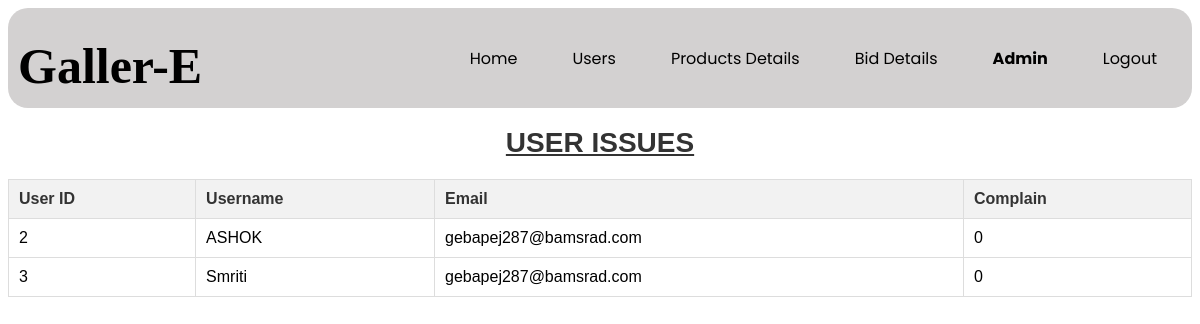
The page /components/16seecomplain.php (signed in) on the database as committed earlier.
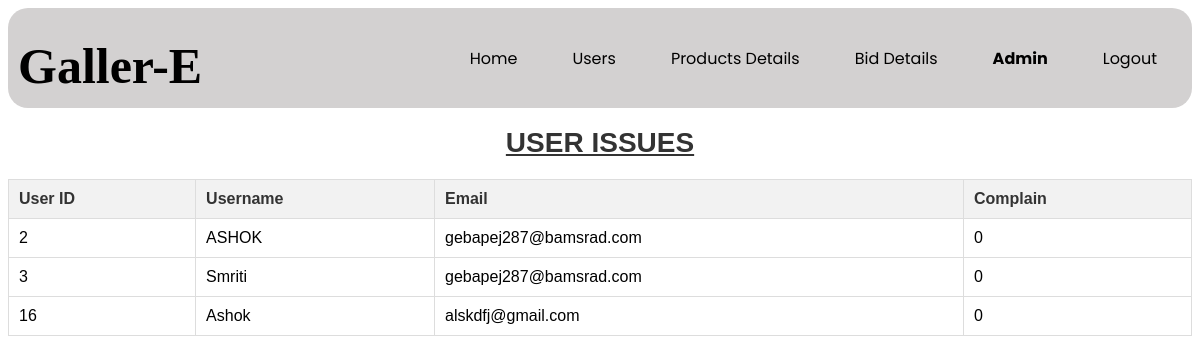
The same page on the database as committed later.
### tables this page shows
CREATE TABLE `complaints` (
  `user_id` int(11) NOT NULL,
  `username` varchar(150) NOT NULL,
  `Email` varchar(150) NOT NULL,
  `Category` varchar(150) NOT NULL,
  `Complaint` int(11) NOT NULL
);

### components/16seecomplain.php (the view, shortened to what this page needs)
<?php
include 'db_connect.php';
$query = "SELECT * FROM COMPLAINTS ";
$result = $conn->query($query);
?>
<!DOCTYPE html>
<html>
<head>
    <link rel="stylesheet" href="../css/4product.css" />
</head>
<body oncontextmenu="return disableRightClick();">
    <?php
    if ($_SESSION["usertype"] == 0) {
        require_once "../components/0nav.php";
    } else {
        require_once "../components/0adminnav.php";
    }
    ?>
    <div class="content">
        <h1>USER ISSUES</h1>
    </div>
    <div class="content">
        <table>
            <tr>
                <th>User ID</th>
                <th>Username</th>
                <th>Email</th>
                <th>Complain</th>
            </tr>
            <?php foreach($result as $r) { ?>
            <tr>
                <td><?php echo $r['user_id']; ?></td>
                <td><?php echo $r['username']; ?></td>
                <td><?php echo $r['Email']; ?></td>
                <td><?php echo $r['Complaint']; ?></td>
            </tr>
            <?php } ?>
        </table>
    </div>
</body>
</html>

### components/0adminnav.php (shortened to what this page needs)
<link rel="stylesheet" href="../css/0nav.css">
<nav>
    <div class="logo">
        Galler-E
    </div>
    <div class="menu">
        <ul>
            <li><a href="3homepage.php">Home</a></li>
            <li><a href="12allusers.php">Users</a></li>
            <li><a href="7allproducts.php">Products Details</a></li>
            <li><a href="10biddetails.php">Bid Details</a></li>
            <li><p><?= $_SESSION['username'];?></p>
        </li>
            <?php
            if(isset($_SESSION['userid'])) {
                echo '<li><a href="0logout.php">Logout</a></li>';
            } else {
        header("location: 2signin.php");
            }
            ?>
        </ul>
    </div>
</nav>

### css/4product.css (style rules this page uses)
body { font-family: Arial, sans-serif; background-color: white; }
a { text-decoration: none; color: white; }
h1 { margin-bottom: 20px; font-size: 28px; color: #333; text-align: center; text-decoration: underline; }
table { width: 100%; border-collapse: collapse; margin-bottom: 20px; border-radius: 10px; }
table, th, td { border: 1px solid #ddd; }
th, td { padding: 10px; text-align: left; }
th { background-color: #f2f2f2; color: #333; }

### css/0nav.css (style rules this page uses)
nav { background-color: rgb(211, 209, 209); padding-right: 10px; padding-left: 10px; height: 100px; max-height: 100px; justify-content: space-between; align-items: center; display: flex; flex-wrap: wrap; border-radius: 20px; }
.menu li p,a:hover { font-weight: bolder; }
.logo { margin-top: 15px; font-size: 50px; font-family: zeyada; font-weight: 550; }
.menu ul { display: flex; align-items: center; font-family: 'poppins'; display: flex; justify-content: space-between; flex-direction: row; }
.menu ul li { font-size: 16px; padding-left: 30px; list-style: none; padding-right: 25px; }
.menu ul li a { text-decoration: none; color: black; }

Rows that differ between the two databases and show on the page:
added complaints: user_id "16", username "Ashok", Email "alskdfj@gmail.com", Complaint "0"
